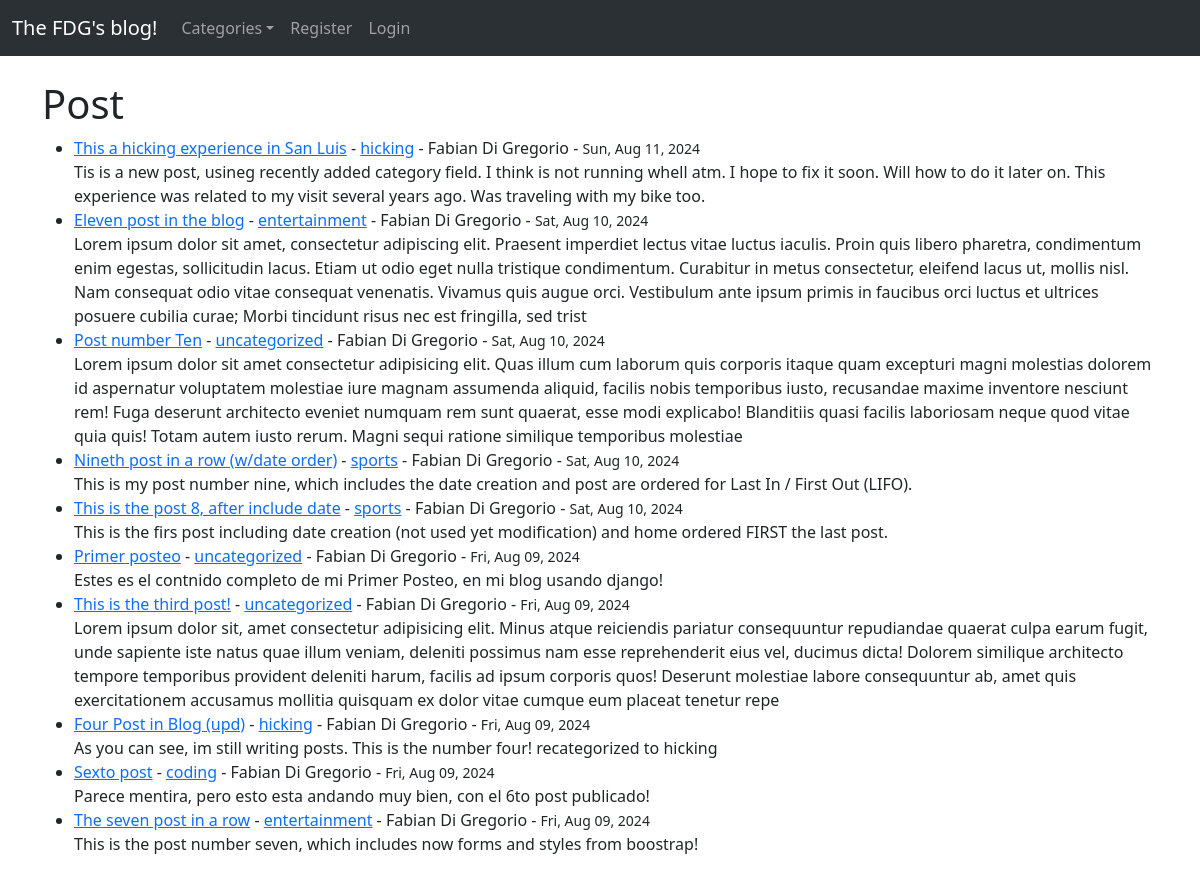
The app's page /, older data.
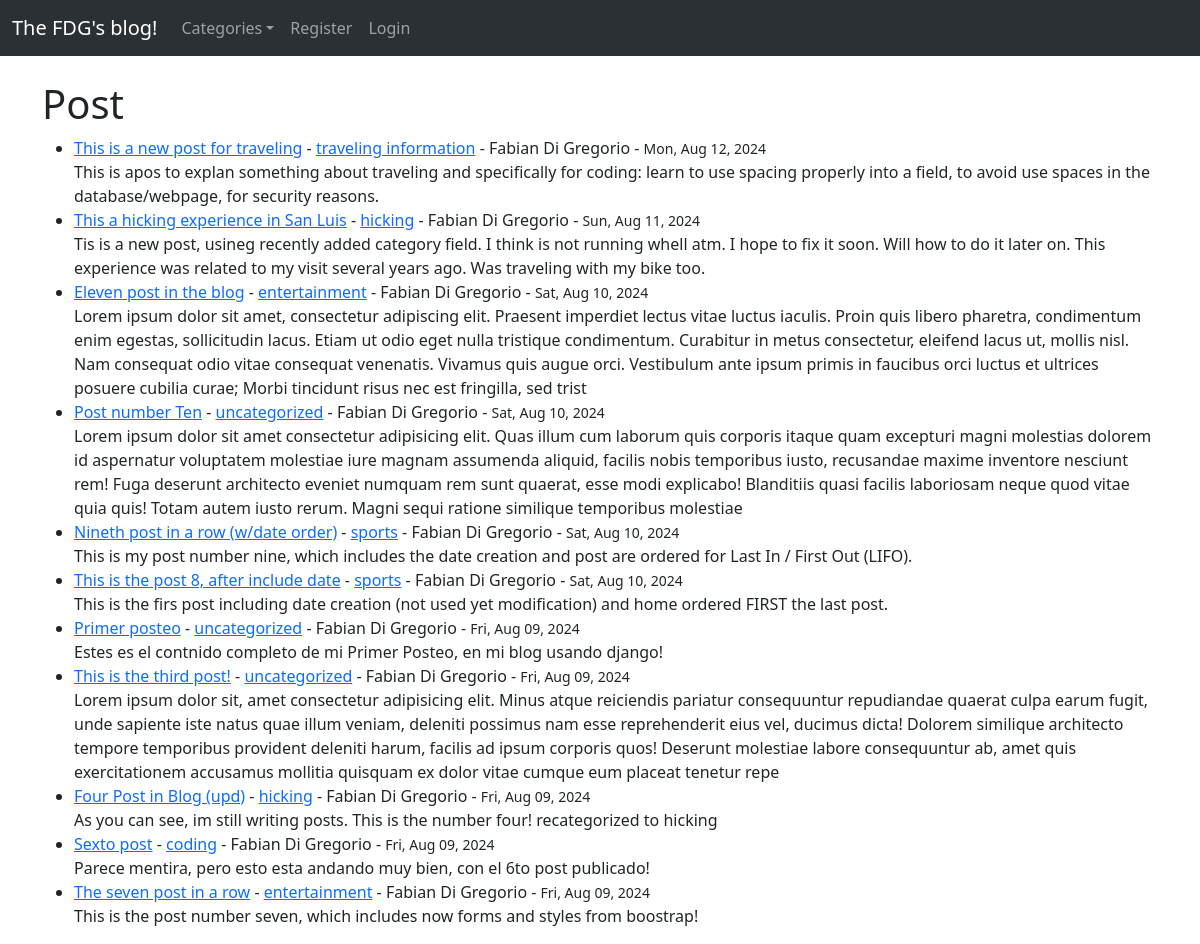
The same page, newer data.
### fdgblog/models.py (models this page shows, shortened)
class Post(models.Model):
    title = models.CharField(max_length=255)
    title_tag = models.CharField(max_length=255)
    author = models.ForeignKey(User, on_delete=models.CASCADE)
    content = models.TextField()
    created = models.DateTimeField(auto_now_add=True)
    modified = models.DateTimeField(auto_now=True)
    category = models.CharField(max_length=255, default="uncategorized")
    def get_formatted_created(self):
        return self.created.strftime("%a, %b %d, %Y")  # Example format

### fdgblog/views.py (the view)
# urls.py: path('', HomeView.as_view(), name='home'),
class HomeView(ListView):
    model = Post
    template_name = 'home.html'
    ordering = ['-created']
    def get_context_data(self, *args, **kwargs):
        cat_menu = Category.objects.all()
        context = super(HomeView, self).get_context_data(*args, **kwargs)
        context["cat_menu"] = cat_menu
        return context

### fdgblog/models.py (called while the page is built)
    def __str__(self):
        return self.name

### fdgblog/templates/home.html (shortened to what this page needs)
{% extends 'base.html' %}
{% block content %}
    <h1>Post</h1>
    <ul>
    {% for post in object_list %}
        <li><a href="{% url 'article_details' post.pk %}">{{ post.title}}</a>
             - <a href="{% url 'categories' post.category|slugify %}">{{ post.category }}</a>
             - {{ post.author.first_name}} {{ post.author.last_name}}
             - <small>{{ post.get_formatted_created }}</small>
        <br/>
        {{ post.content|slice:":500" }}</li>
    {% endfor %}
    </ul>
{% endblock %}

Row changes from the older to the newer data that the page shows:
added Post: title "This is a new post for traveling", category "traveling information", author.first_name "Fabian", author.last_name "Di Gregorio", get_formatted_created "Mon, Aug 12, 2024", content "This is apos to explan something about traveling and specifically for coding: learn to use spacing properly into a field, to avoid use spaces in the database/webpage, for security reasons."
